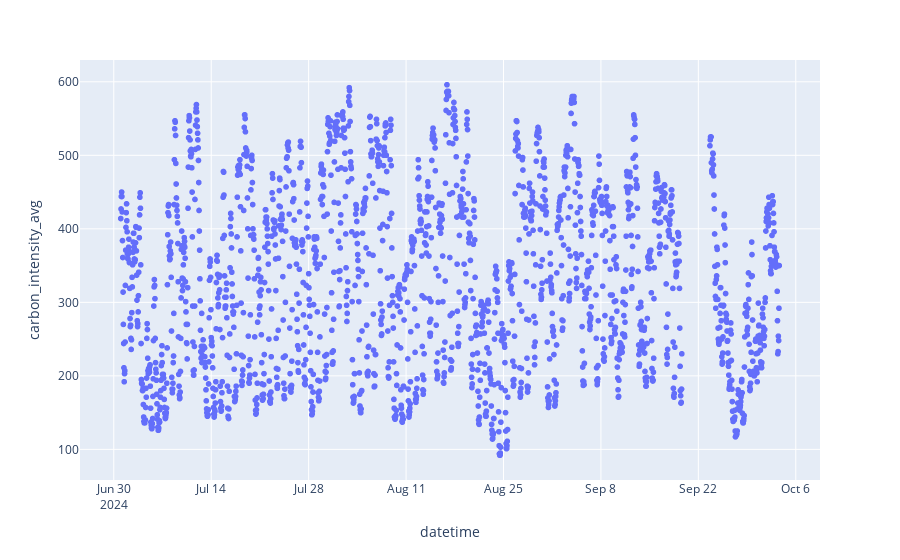

Notebook cell for this chart:
### Code cell
import pandas as pd
import plotly.express as px

df = pd.read_csv("DE_electricity_data.csv")


filtered_df = df[(df['datetime'] >= "2024-07-01")]

fig = px.scatter(filtered_df, x="datetime", y="carbon_intensity_avg")

filtered_df.to_csv('DE-hourly-start-july.csv', index=False)

fig.show()

### Figure 1 — Plotly figure (JSON) as saved in the notebook; plotly's stock layout.template omitted (floating-point values rounded to 4 significant figures; data arrays with more than 128 entries replaced by an {"elided": "..."} marker saying what was removed)
{"data": [{"hovertemplate": "datetime=%{x}<br>carbon_intensity_avg=%{y}<extra></extra>", "legendgroup": "", "marker": {"color": "#636efa", "symbol": "circle"}, "mode": "markers", "name": "", "showlegend": false, "type": "scattergl", "x": {"elided": "2176 str values"}, "xaxis": "x", "y": {"elided": "2176 int values"}, "yaxis": "y"}], "layout": {"legend": {"tracegroupgap": 0}, "margin": {"t": 60}, "xaxis": {"anchor": "y", "domain": [0, 1], "title": {"text": "datetime"}}, "yaxis": {"anchor": "x", "domain": [0, 1], "title": {"text": "carbon_intensity_avg"}}}}
